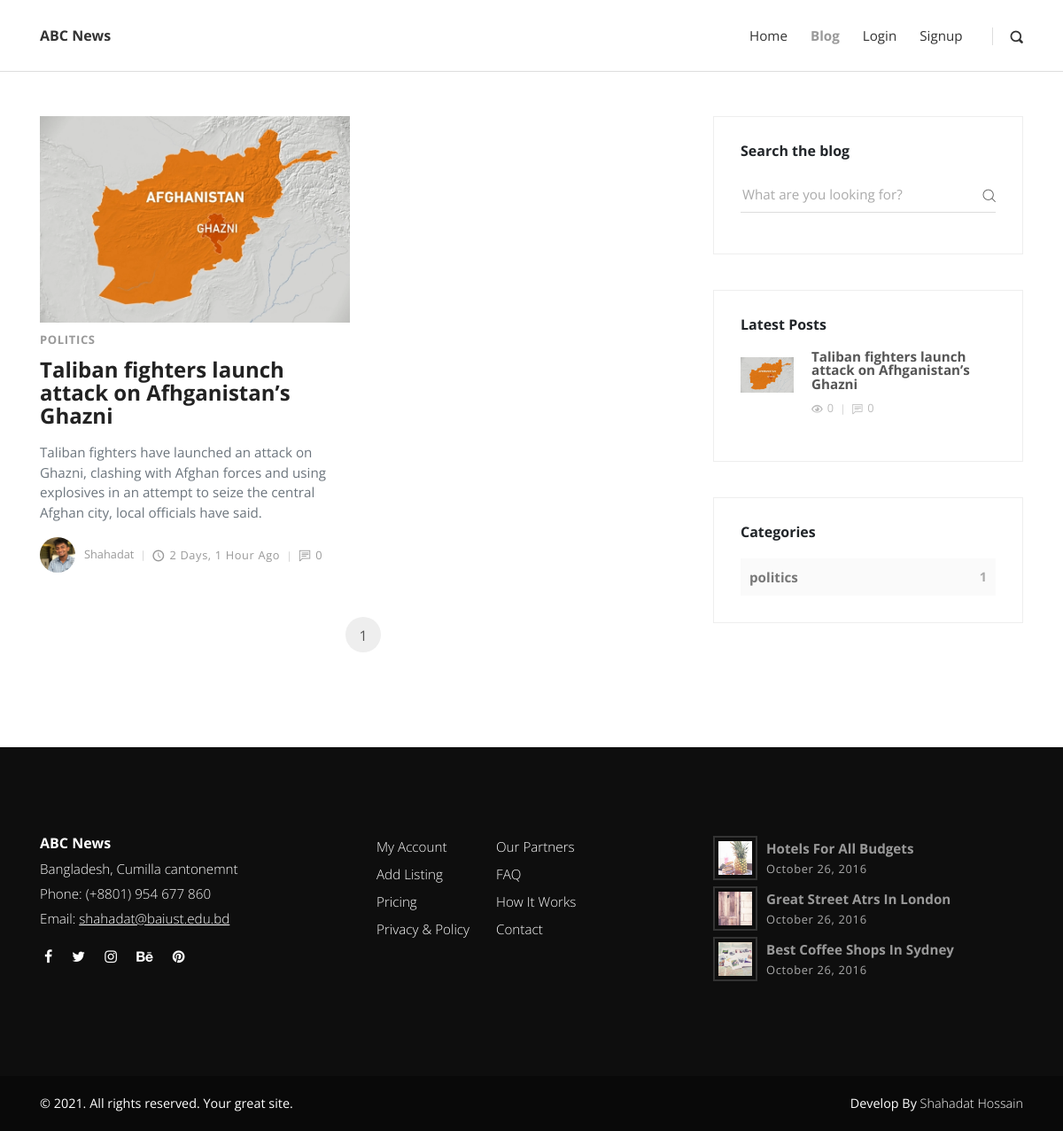
Screenshot of /blog/ with the database file from the repository.
### blog/models/post.py (models this page shows, shortened)
class Post(models.Model):
    title = models.CharField(max_length=120)
    profile = models.ForeignKey(Profile, on_delete=models.CASCADE)
    categories = models.ManyToManyField(Category)
    overview = models.TextField(default='not available')
    thumbnail = models.ImageField(upload_to='post', default='no_image.jpeg')
    content = RichTextUploadingField(default='no content available')
    view_count = models.IntegerField(default=0)
    comment_count = models.IntegerField(default=0)
    timestamp = models.DateTimeField(auto_now_add=True)
    featured = models.BooleanField(default=True)
    previous_post = models.ForeignKey('self', on_delete=models.SET_NULL,
                                      related_name='previous',
                                      blank=True, null=True)
    next_post = models.ForeignKey('self', on_delete=models.SET_NULL,
                                  related_name='next',
                                  blank=True, null=True)
    def admin_photo(self):
        return mark_safe('<img src="{}" width="100" />'.format(self.thumbnail.url))
    admin_photo.short_description = 'Image'
    admin_photo.allow_tags = True
    def get_absolute_url(self):
        return reverse('post-view', kwargs={
            'id': self.id,
        })

### blog/models/category.py (models this page shows, shortened)
class Category(models.Model):
    name = models.CharField(max_length=20)

### accounts/models/profile.py (models this page shows, shortened)
class Profile(models.Model):
    user = models.OneToOneField(
        User, on_delete=models.CASCADE, primary_key=True, unique=True
    )
    image = models.ImageField(upload_to='media/profile', default='no_pic.jpg', blank=True)
    bio = models.TextField(
        _('Bio'), blank=True, null=True
    )
    location = models.CharField(max_length=50, null=True, blank=True)
    birth_date = models.DateField(
        _('Date of Birth'), blank=True, null=True
    )
    gender = models.CharField(
        _('Gender'), max_length=1, blank=True, null=True,
        choices=[('M', 'Male'), ('F', 'Female')]
    )
    is_active = models.BooleanField(
        _('Active'), default=True, null=True
    )
    created_at = models.DateTimeField(
        _('Created At'), auto_now_add=True, null=True
    )
    last_updated = models.DateTimeField(
        _('Last Updated'), auto_now=True, null=True
    )
    def admin_photo(self):
        return mark_safe('<img src="{}" width="100" />'.format(self.image.url))
    admin_photo.short_description = 'Image'
    admin_photo.allow_tags = True

### accounts/models/user_model.py (models this page shows, shortened)
class User(AbstractBaseUser, PermissionsMixin):
    email = models.EmailField(_('email address'), blank=True)
    phone = models.CharField(
        _('Mobile Phone'), max_length=12, unique=True,
        validators=[RegexValidator(r'^[\d]{10,12}$',
                                   message='Format (ex: 01234567890)'
                                   )])
    first_name = models.CharField(
        _('First Name'), max_length=255, blank=True, null=True
    )
    last_name = models.CharField(
        _('Last Name'), max_length=255, blank=True, null=True
    )
    is_staff = models.BooleanField(default=False)
    is_active = models.BooleanField(default=True)
    admin = models.BooleanField(default=False)
    date_joined = models.DateTimeField(default=timezone.now)
    USERNAME_FIELD = 'phone'
    REQUIRED_FIELDS = []
    objects = UserManager()

### blog/views/blog_view.py (the view)
# urls.py: path('blog/', blogView, name='blog-view'),
def blogView(request):
    category_count = get_category_count()
    latest_post = Post.objects.order_by('-timestamp')[0:3]
    blog_list = Post.objects.all()
    paginator = Paginator(blog_list, 4)
    page_request_var = 'page'
    page = request.GET.get(page_request_var)
    try:
        paginated_queryset = paginator.page(page)
    except PageNotAnInteger:
        paginated_queryset = paginator.page(1)
    except EmptyPage:
        paginated_queryset = paginator.page(paginator.num_pages)
    context = {
        'category_count': category_count,
        'queryset': paginated_queryset,
        'page_request_var': page_request_var,
        'latest_post': latest_post,
    }
    return render(request, 'blog.html', context)

### blog/views/category_count_view.py (called while the page is built)
def get_category_count():
    queryset = Post \
        .objects \
        .values('categories__name') \
        .annotate(Count('categories__name'))
    return queryset

### templates/blog.html (shortened to what this page needs)
{% extends 'base.html' %}
{% load static %}
{% block content %}
<div class="container">
    <div class="row">
        <main class="posts-listing col-lg-8">
            <div class="container">
                <div class="row">
                    {% for blog in queryset %}
                    <div class="post col-xl-6">
                        <div class="post-thumbnail">
                            <a href="">
                            <img src="{{ blog.thumbnail.url }}" alt="..."
                                                                             class="img-fluid"></a></div>
                        <div class="post-details">
                            <div class="post-meta d-flex justify-content-between">
                                <div class="category">
                                    {% for cat in blog.categories.all %}
                                    <a href="#">{{ cat.name }}</a>
                                    {% endfor %}
                                </div>
                            </div>
                            <a href="{{ blog.get_absolute_url }}">
                                <h3 class="h4">{{ blog.title }}</h3></a>
                            <p class="text-muted">{{ blog.overview }}</p>
                            <footer class="post-footer d-flex align-items-center"><a href="#"
                                                                                     class="author d-flex align-items-center flex-wrap">
                                <div class="avatar"><img src="{{ blog.profile.image.url }}" alt="..." class="img-fluid">
                                </div>
                                <div class="title"><span>{{ blog.profile.user.first_name  }}</span></div>
                            </a>
                                <div class="date"><i class="icon-clock"></i>{{ blog.timestamp|timesince }} ago</div>
                                <div class="comments meta-last"><i class="icon-comment"></i>{{ blog.comment_count }}
                                </div>
                            </footer>
                        </div>
                    </div>
                    {% endfor %}
                </div>
                <nav aria-label="Page navigation example">
                    <ul class="pagination pagination-template d-flex justify-content-center">
                        <li class="page-item"><a href="?{{ page_request_var }}={{ queryset.number }}"
                                                 class="page-link active">{{ queryset.number }}</a></li>
                    </ul>
                </nav>
            </div>
        </main>
        <aside class="col-lg-4">
            <div class="widget search">
                <header>
                    <h3 class="h6">Search the blog</h3>
                </header>
                <form action="#" class="search-form">
                    <div class="form-group">
                        <input type="search" placeholder="What are you looking for?">
                        <button type="submit" class="submit"><i class="icon-search"></i></button>
                    </div>
                </form>
            </div>
            <div class="widget latest-posts">
                <header>
                    <h3 class="h6">Latest Posts</h3>
                </header>
                {% for article in latest_post %}
                <div class="blog-posts">
                    <a href="{{ article.get_absolute_url }}">
                        <div class="item d-flex align-items-center">
                            <div class="image"><img src="{{ article.thumbnail.url }}" alt="..."
                                                    class="img-fluid"></div>
                            <div class="title"><strong>{{ article.title }}</strong>
                                <div class="d-flex align-items-center">
                                    <div class="views"><i class="icon-eye"></i>{{ article.view_count }}</div>
                                    <div class="comments"><i class="icon-comment"></i>{{ article.comment_count }}</div>
                                </div>
                            </div>
                        </div>
                        {% endfor %}
                    </a>
                </div>
            </div>
            <div class="widget categories">
                <header>
                    <h3 class="h6">Categories</h3>
                </header>
                {% for cat in category_count %}
                <div class="item d-flex justify-content-between">
                    <a href="#">{{ cat.categories__name }}</a>
                    <span>{{ cat.categories__name__count }}</span></div>
                {% endfor %}
            </div>
        </aside>
    </div>
</div>
{% endblock content %}

### static/css/style.violet.css (style rules this page uses)
body { overflow-x: hidden; }
strong { font-weight: 700; }
a, i, span { display: inline-block; text-decoration: none; -webkit-transition: all 0.3s; transition: all 0.3s; }
a i { -webkit-transition: none; transition: none; }
ul { margin: 0; padding: 0; }
button, input { outline: none !important; font-family: "Open Sans", sans-serif; }
button { cursor: pointer; }
main, aside { padding: 50px 0 100px; }
.widget { margin-bottom: 40px; padding: 30px; border: 1px solid #eee; }
.widget header { margin-bottom: 20px; }
.category a { color: #9055A2; letter-spacing: 0.08em; font-weight: 700; text-transform: uppercase; text-decoration: none; font-size: 13px; }
.category a::after { content: ','; color: #ddd; display: inline-block; margin-right: 5px; }
.category a:last-of-type::after { display: none; }
i[class*="icon-"] { -webkit-transform: translateY(3px); transform: translateY(3px); }
.pagination-template li.page-item { margin: 0 5px; }
.pagination-template a.page-link { width: 40px; height: 40px; line-height: 27px; border-radius: 50% !important; border: 1px solid #ddd; color: #555; text-align: center; }
.pagination-template a.page-link:hover, .pagination-template a.page-link.active { background: #f5f5f5; }
h1, h2, h3, h4, h5, h6 { margin-bottom: 15px; }
.pagination-template a.page-link { width: 40px; height: 40px; line-height: 27px; border-radius: 50% !important; border: none; color: #555; text-align: center; }
.pagination-template a.page-link:hover, .pagination-template a.page-link.active { background: #eee; }
.post-meta { margin: 10px 0; font-size: 0.8em; }
.post p:not(.lead) { font-weight: 400; color: #777; font-size: 0.95em; }
.post a { text-decoration: none; }
.post h3 { line-height: 1.1em; color: #222; -webkit-transition: all 0.3s; transition: all 0.3s; margin-bottom: 1rem; }
.post .category a { color: #9055A2; letter-spacing: 0.05em; font-weight: 700; text-transform: uppercase; text-decoration: none; }
.post .date { letter-spacing: 0.05em; font-weight: 400; text-transform: uppercase; color: #aaa; }
.post .avatar { max-width: 40px; min-width: 40px; height: 40px; overflow: hidden; border-radius: 50%; margin-right: 10px; }
.post .title, .post .date, .post .comments, .post .views { font-weight: 400; color: #999; text-transform: capitalize; }
.post .title i, .post .date i, .post .comments i, .post .views i { margin-right: 5px; font-size: 1.1em; }
.post .title::after, .post .date::after, .post .comments::after, .post .views::after { content: '|'; display: inline-block; margin: 0 7px; font-size: 0.9em; color: #ccc; }
.post .meta-last::after { display: none; }
main.posts-listing { padding-top: 50px; padding-left: 0; padding-right: 0; }
main.posts-listing .post { margin-bottom: 50px; }
main.posts-listing .post-footer { font-size: 0.8em; }
.widget.search .form-group { position: relative; }
.widget.search input { width: 100%; height: 40px; line-height: 40px; border: none; border-bottom: 1px solid #ddd; font-size: 0.95em; font-family: "Open Sans", sans-serif; font-weight: 400; background: none; }
.widget.search .submit { height: 40px; padding: 0; line-height: 40px; background: none; border: none; color: #555; font-size: 0.9em; position: absolute; top: 0; right: 0; }
.widget.latest-posts a { display: block; color: #555; text-decoration: none; }
.widget.latest-posts .image { min-width: 60px; max-width: 60px; height: 60px; overflow: hidden; margin-right: 20px; }
.widget.latest-posts .item { margin-bottom: 20px; }
.widget.latest-posts strong { font-size: 0.95em; display: block; line-height: 1em; }
.widget.latest-posts .views, .widget.latest-posts .comments { font-size: 0.8em; font-weight: 400; color: #bbb; margin-top: 10px; }
.widget.latest-posts .views i, .widget.latest-posts .comments i { margin-right: 5px; }
.widget.latest-posts .views::after, .widget.latest-posts .comments::after { content: '|'; display: inline-block; margin: 0 7px; font-size: 0.9em; color: #ccc; }
.widget.latest-posts .comments::after { display: none; }
.widget.categories .item { background: #fafafa; padding: 10px; color: #777; font-weight: 700; }
.widget.categories .item a { color: inherit; font-size: 0.95em; }
.widget.categories .item span { font-size: 0.9em; color: #aaa; }

### rows the page displays
Post: thumbnail (picture), title "Taliban fighters launch attack on Afhganistan’s Ghazni", overview "Taliban fighters have launched an attack on Ghazni, clashing with Afghan forces and using explosives in an attempt to seize the central Afghan city, local officials have said.", profile.image (picture), profile.user.first_name "Shahadat", timestamp "2 Days, 1 Hour", comment_count "0", view_count "0"
Category: name "POLITICS"

### other values shown
{{ queryset.number }} "1"
{{ cat.categories__name }} "politics"
{{ cat.categories__name__count }} "1"
